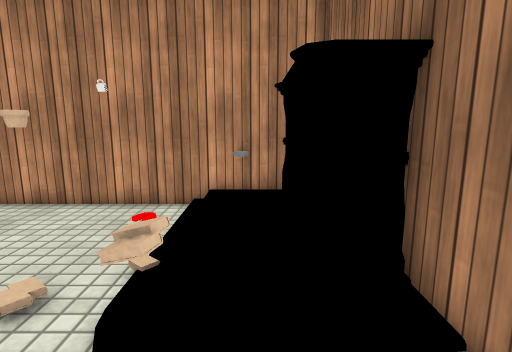
View 1 (above)

13 first-person views from a walk through a Unity game level. The camera is 1.4 m above the floor, tilts 10° down and sees 80° across. The floor is counted in squares, 0.5 m on a side. Each view is taken from the middle of a square. On the plan, view 1 faces up. The plan holds only what a view shows up to about 20 squares ahead; the rest is blank. The place goes on beyond the plan. The player character is not drawn. Surface patterns are stand-ins for the level's own textures.

View 2
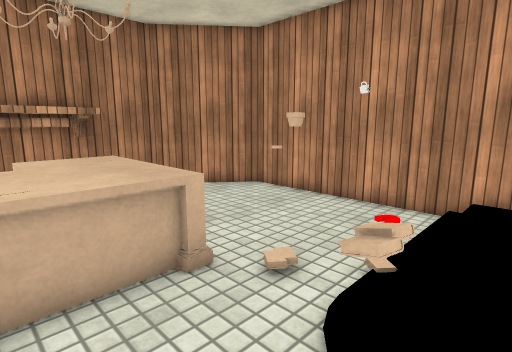

View 3
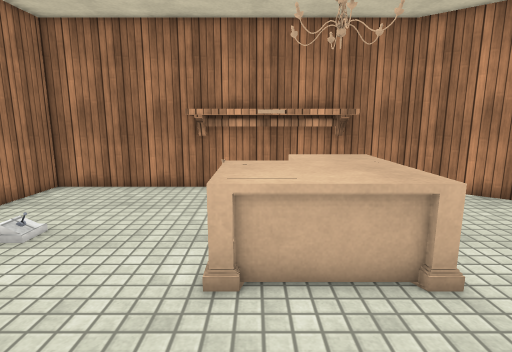

View 4
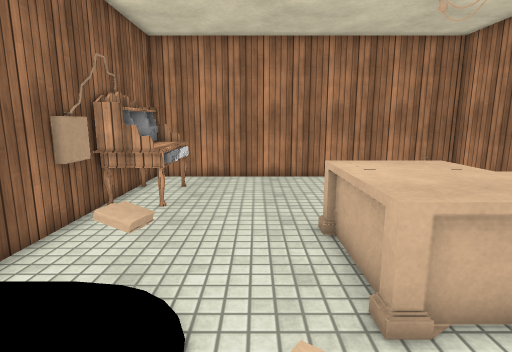

View 5
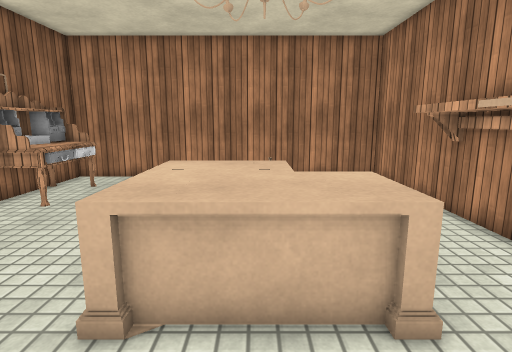

View 6
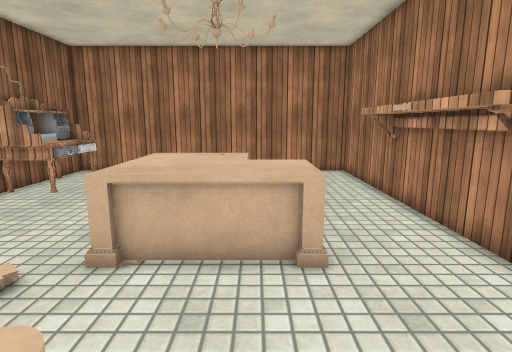

View 7
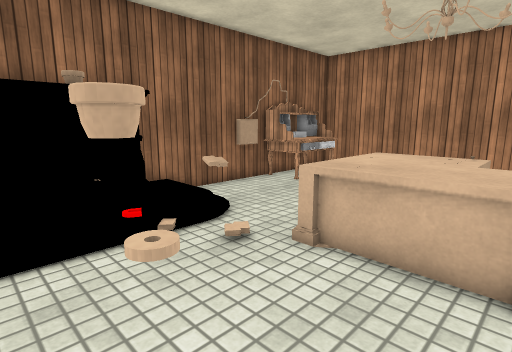

View 8
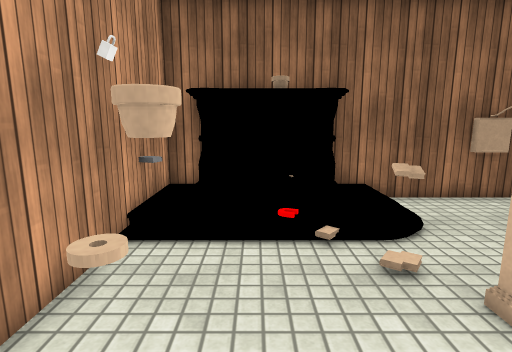

View 9
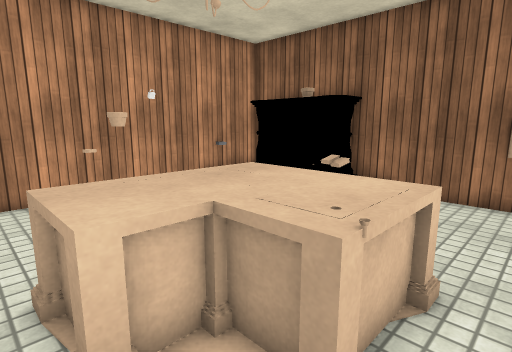

View 10
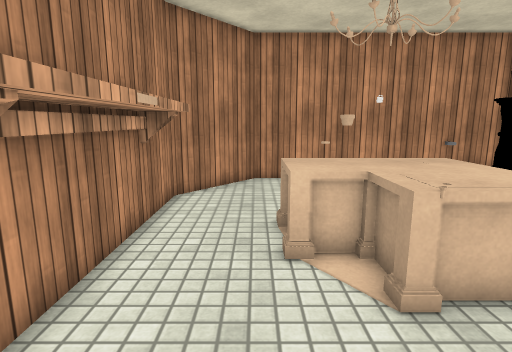

View 11
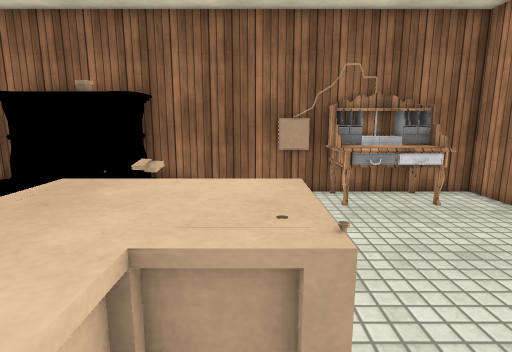

View 12
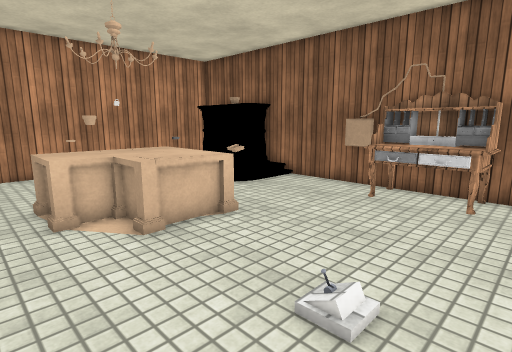

View 13
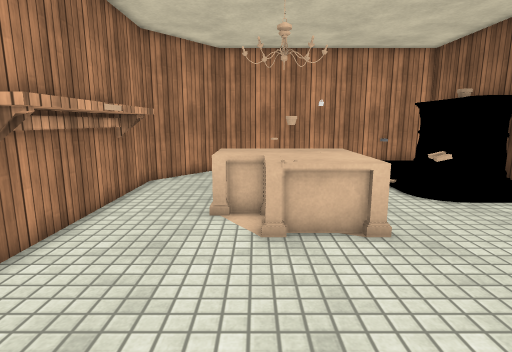

### Floor plan
Key: @ floor where view 1 was taken; # wall or solid block; . main floor; : floor 0.25 m higher than the main floor; / step, stairs or slope; = window, fence, low wall or low ledge; ^ raised ledge; F fireplace; B books; S shelf; C chandelier; O other object.
Columns run from 13 left of view 1 to 2 right of it. Each row starts with its distance up from view 1.
 10   ##############
  9  ##......O..   F
  8 ##....=#....  FF
  7 #...........  FF
  6 #........../  FF
  5 #........../  FF
  4 #S..........  F#
  3 SS..^^^^^...B  #
  2 SS..^^^C^......#
  1 SS..^^^^^......#
  0 SS...^^^^....@.#
 -1 SS....^^^......#
 -2 SS.............#
 -3 #S...........OOO
 -4 #............OOO
 -5 #............OOO
 -6 #.....:......OOO
 -7 #............OO#
 -8 #..............#
 -9 ################

Positions as (right, up) in squares from view 1, and headings:
1: (0, 0), facing up
2: (0, 0), facing up-left
3: (0, 0), facing left
4: (-3, 7), facing down
5: (-7, 7), facing down
6: (-8, 9), facing down
7: (-9, 9), facing down-right
8: (-9, 7), facing right
9: (-10, -2), facing up-right
10: (-10, -5), facing up
11: (-10, 0), facing right
12: (-11, -8), facing up-right
13: (-8, -8), facing up
